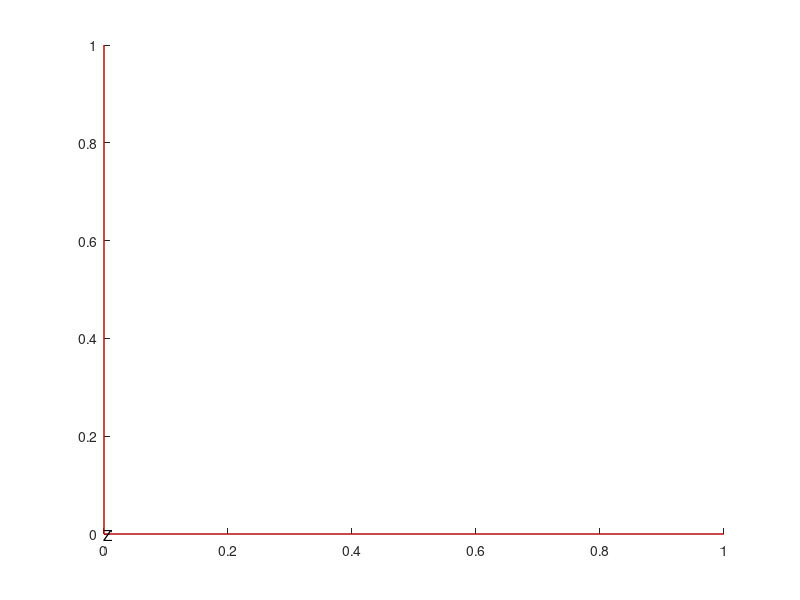

Write MATLAB code to recreate this figure.
function AxesCart( xMin, yMin, zMin )

%% Draw axes on the current plot with X, Y, Z, text labels.
% The axes are all red.
%--------------------------------------------------------------------------
%   Form:
%   AxesCart( xMin, yMin, zMin )
%--------------------------------------------------------------------------
%
%   ------
%   Inputs
%   ------
%   xMin    (1,1)     Where you want the x-axis to start
%   yMin    (1,1)     Where you want the y-axis to start
%   zMin    (1,1)     Where you want the z-axis to start
%
%   -------
%   Outputs
%   -------
%   None
%
%--------------------------------------------------------------------------

%--------------------------------------------------------------------------
%	  Copyright (c) 1995 Princeton Satellite Systems, Inc.
%   All rights reserved.
%--------------------------------------------------------------------------
%   Since version 1.
%--------------------------------------------------------------------------

x = get(gca,'XLim');
y = get(gca,'YLim');
z = get(gca,'ZLim');

x = max(x);
y = max(y);
z = max(z);

if( nargin == 0 )
  xMin = 0;
  yMin = 0;
  zMin = 0;
end

hold on;
plot3([xMin x],[0 0],[0 0],'r');
hold on;
plot3([0 0],[yMin y],[0 0],'r');
hold on;
plot3([0 0],[0 0],[zMin z],'r');
text(1.2*x,0,0,'X');
text(0,1.2*y,0,'Y');
text(0,0,1.2*z,'Z');


%--------------------------------------
% $Date: 2019-12-27 15:51:53 -0500 (Fri, 27 Dec 2019) $
% $Revision: 50729 $
